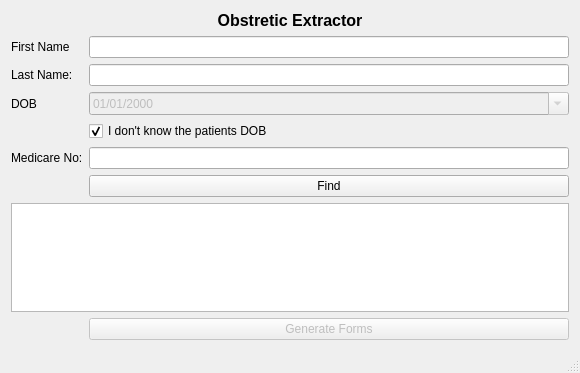
<?xml version="1.0" encoding="UTF-8"?>
<ui version="4.0">
 <class>MainWindow</class>
 <widget class="QMainWindow" name="MainWindow">
  <property name="geometry">
   <rect>
    <x>0</x>
    <y>0</y>
    <width>580</width>
    <height>373</height>
   </rect>
  </property>
  <property name="sizePolicy">
   <sizepolicy hsizetype="Fixed" vsizetype="Fixed">
    <horstretch>0</horstretch>
    <verstretch>0</verstretch>
   </sizepolicy>
  </property>
  <property name="windowTitle">
   <string>OBS Extract</string>
  </property>
  <widget class="QWidget" name="centralWidget">
   <layout class="QFormLayout" name="formLayout">
    <item row="0" column="0" colspan="2">
     <widget class="QLabel" name="label">
      <property name="font">
       <font>
        <pointsize>12</pointsize>
        <weight>75</weight>
        <bold>true</bold>
       </font>
      </property>
      <property name="text">
       <string>Obstretic Extractor</string>
      </property>
      <property name="alignment">
       <set>Qt::AlignCenter</set>
      </property>
     </widget>
    </item>
    <item row="5" column="0">
     <widget class="QLabel" name="label_4">
      <property name="text">
       <string>First Name</string>
      </property>
     </widget>
    </item>
    <item row="5" column="1">
     <widget class="QLineEdit" name="edtFirstName"/>
    </item>
    <item row="7" column="0">
     <widget class="QLabel" name="label_5">
      <property name="text">
       <string>Last Name:</string>
      </property>
     </widget>
    </item>
    <item row="7" column="1">
     <widget class="QLineEdit" name="edtLastName"/>
    </item>
    <item row="9" column="0">
     <widget class="QLabel" name="label_2">
      <property name="text">
       <string>DOB</string>
      </property>
     </widget>
    </item>
    <item row="9" column="1">
     <widget class="QDateEdit" name="dateEditDOB">
      <property name="enabled">
       <bool>false</bool>
      </property>
      <property name="minimumDateTime">
       <datetime>
        <hour>0</hour>
        <minute>0</minute>
        <second>0</second>
        <year>1900</year>
        <month>1</month>
        <day>1</day>
       </datetime>
      </property>
      <property name="maximumDate">
       <date>
        <year>2200</year>
        <month>12</month>
        <day>31</day>
       </date>
      </property>
      <property name="displayFormat">
       <string>dd/MM/yyyy</string>
      </property>
      <property name="calendarPopup">
       <bool>true</bool>
      </property>
     </widget>
    </item>
    <item row="10" column="1">
     <widget class="QCheckBox" name="chkDobUnknown">
      <property name="text">
       <string>I don't know the patients DOB</string>
      </property>
      <property name="checked">
       <bool>true</bool>
      </property>
     </widget>
    </item>
    <item row="11" column="0">
     <widget class="QLabel" name="label_3">
      <property name="text">
       <string>Medicare No:</string>
      </property>
     </widget>
    </item>
    <item row="11" column="1">
     <widget class="QLineEdit" name="edtMedicareNo"/>
    </item>
    <item row="13" column="0">
     <widget class="QLabel" name="label_8">
      <property name="text">
       <string/>
      </property>
     </widget>
    </item>
    <item row="13" column="1">
     <widget class="QPushButton" name="btnFind">
      <property name="text">
       <string>Find</string>
      </property>
     </widget>
    </item>
    <item row="16" column="0" colspan="2">
     <widget class="QTableView" name="tblviewSearchResults">
      <property name="sizeAdjustPolicy">
       <enum>QAbstractScrollArea::AdjustToContents</enum>
      </property>
      <property name="showDropIndicator" stdset="0">
       <bool>false</bool>
      </property>
      <property name="alternatingRowColors">
       <bool>true</bool>
      </property>
      <property name="selectionMode">
       <enum>QAbstractItemView::SingleSelection</enum>
      </property>
      <property name="selectionBehavior">
       <enum>QAbstractItemView::SelectRows</enum>
      </property>
      <attribute name="horizontalHeaderMinimumSectionSize">
       <number>100</number>
      </attribute>
     </widget>
    </item>
    <item row="17" column="1">
     <widget class="QPushButton" name="btnGenerateForms">
      <property name="enabled">
       <bool>false</bool>
      </property>
      <property name="text">
       <string>Generate Forms</string>
      </property>
     </widget>
    </item>
   </layout>
  </widget>
  <widget class="QStatusBar" name="statusBar"/>
 </widget>
 <layoutdefault spacing="6" margin="11"/>
 <resources/>
 <connections/>
</ui>
